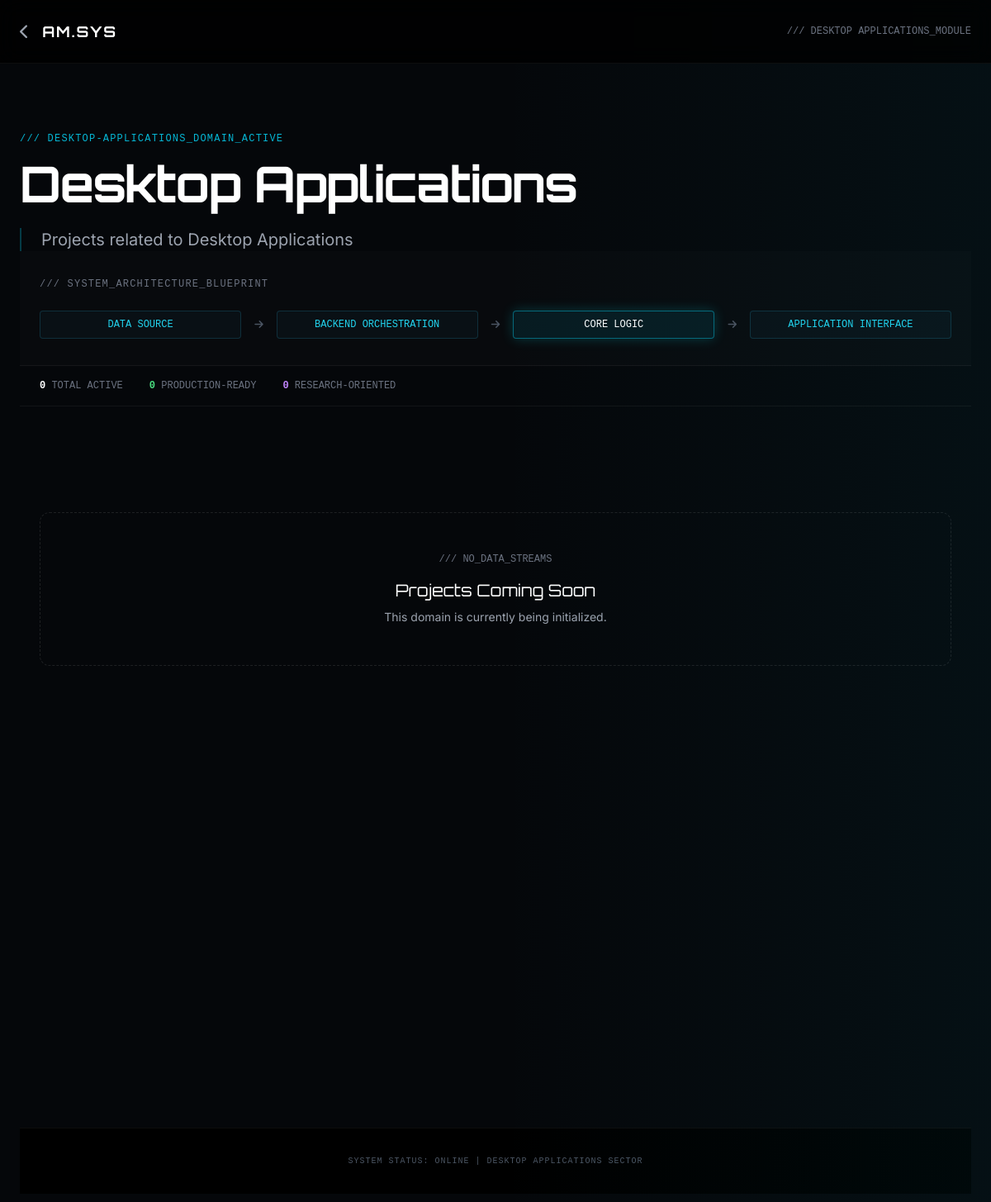
The app's page /projects/desktop-applications/ with its own data.
### projects/models.py (models this page shows, shortened)
class Category(models.Model):
    name = models.CharField(max_length=100)
    slug = models.SlugField(unique=True)
    description = models.TextField(blank=True, help_text="Short description (1 line)")
    scope_statement = models.TextField(blank=True, null=True, help_text="Scope statement (2-3 lines)")
    icon = models.ImageField(upload_to="category_icons/", blank=True, null=True)
    system_node = models.ForeignKey('core.SystemNode', on_delete=models.SET_NULL, blank=True, null=True, related_name="categories", help_text="Link to System Universe Node")
    order = models.IntegerField(default=0, help_text="Display order")
    is_active = models.BooleanField(default=True)
    updated_at = models.DateTimeField(auto_now=True)
    class Meta:
        verbose_name_plural = "Categories"
        ordering = ['order', 'name']

### projects/views.py (the view)
# urls.py: path('<slug:category_slug>/', views.category_projects, name='category_projects'),
def category_projects(request, category_slug):
    category = get_object_or_404(Category, slug=category_slug)
    projects = Project.objects.filter(category=category, is_active=True).order_by('?') # Random order for now or use specific ordering
    production_count = projects.filter(deployment_status='Production').count()
    research_count = projects.filter(complexity='Research').count()
    tech_filter = request.GET.get('tech')
    if tech_filter:
        projects = projects.filter(tech_stack__icontains=tech_filter)
    context = {
        "category": category,
        "projects": projects,
        "active_filter": tech_filter,
        "production_count": production_count,
        "research_count": research_count,
    }
    return render(request, "projects/category.html", context)

### templates/projects/category.html (shortened to what this page needs)
<!DOCTYPE html>
<html lang="en">
<head>
    <script src="https://cdn.tailwindcss.com"></script>
    <link rel="stylesheet" href="https://cdnjs.cloudflare.com/ajax/libs/font-awesome/6.4.0/css/all.min.css">
</head>
<body class="antialiased">
    <nav class="fixed top-0 w-full z-50 px-6 py-6 flex justify-between items-center bg-black/80 backdrop-blur-md border-b border-white/5">
        <div class="flex items-center gap-4">
            <a href="/" class="text-gray-400 hover:text-cyan-400 transition-colors">
                <i class="fas fa-chevron-left text-lg"></i>
            </a>
            <a href="/" class="font-scifi font-bold text-lg tracking-widest text-white hover:text-cyan-400 transition-colors">
                AM.SYS
            </a>
        </div>
        <div class="font-mono text-xs text-gray-500">
            /// {{ category.name|upper }}_MODULE
        </div>
    </nav>
    <section class="pt-40 pb-12 px-6 border-b border-white/5 relative overflow-hidden">
        <div class="absolute top-0 right-0 w-1/2 h-full bg-gradient-to-l from-cyan-500/5 to-transparent pointer-events-none"></div>
        <div class="max-w-7xl mx-auto">
            <div class="font-mono text-cyan-500 text-xs mb-4 tracking-widest uppercase animate-pulse">
                /// {{ category.slug }}_domain_active
            </div>
            <h1 class="font-scifi text-4xl md:text-6xl font-bold text-white mb-6 tracking-tight">
                {{ category.name }}
            </h1>
            <p class="font-inter text-gray-400 text-lg md:text-xl leading-relaxed max-w-2xl border-l-2 border-cyan-500/30 pl-6">
                {{ category.description }}
            </p>
    <section class="border-b border-white/5 bg-white/[0.01]">
        <div class="max-w-7xl mx-auto px-6 py-8">
            <h3 class="font-mono text-xs text-gray-500 uppercase mb-6 tracking-widest text-center md:text-left">/// SYSTEM_ARCHITECTURE_BLUEPRINT</h3>
            <div class="flex flex-col md:flex-row items-center justify-between gap-4 font-mono text-xs text-cyan-400">
                <div class="px-4 py-2 border border-cyan-900/50 rounded bg-cyan-900/10 w-full text-center">
                    DATA SOURCE
                </div>
                <i class="fas fa-arrow-right text-gray-600 rotate-90 md:rotate-0"></i>
                <div class="px-4 py-2 border border-cyan-900/50 rounded bg-cyan-900/10 w-full text-center">
                    BACKEND ORCHESTRATION
                </div>
                <i class="fas fa-arrow-right text-gray-600 rotate-90 md:rotate-0"></i>
                <div class="px-4 py-2 border border-cyan-500/50 rounded bg-cyan-500/10 text-white w-full text-center shadow-[0_0_15px_rgba(0,245,255,0.2)]">
                    {% if "AI" in category.name %}AI INFERENCE ENGINE{% elif "IoT" in category.name %}EDGE PROCESSING{% else %}CORE LOGIC{% endif %}
                </div>
                <i class="fas fa-arrow-right text-gray-600 rotate-90 md:rotate-0"></i>
                <div class="px-4 py-2 border border-cyan-900/50 rounded bg-cyan-900/10 w-full text-center">
                    APPLICATION INTERFACE
                </div>
            </div>
        </div>
    </section>
    <section class="border-b border-white/5">
        <div class="max-w-7xl mx-auto px-6 py-4 flex flex-wrap justify-center md:justify-start gap-4 md:gap-8 font-mono text-xs text-gray-500">
            <div>
                <span class="text-white font-bold">{{ projects.count }}</span> TOTAL ACTIVE
            </div>
            <div>
                <span class="text-green-400 font-bold">{{ production_count }}</span> PRODUCTION-READY
            </div>
            <div>
                <span class="text-purple-400 font-bold">{{ research_count }}</span> RESEARCH-ORIENTED
            </div>
        </div>
    </section>
    <section class="section-gap min-h-[60vh]">
        <div class="max-w-7xl mx-auto px-6">
            {% if projects %}
            <div class="grid grid-cols-1 md:grid-cols-2 lg:grid-cols-3 gap-6 md:gap-8">
                {% for project in projects %}
                <a href="/projects/{{ category.slug }}/{{ project.slug }}/" class="glass-card p-8 rounded-xl flex flex-col h-full group relative overflow-hidden border border-white/5 hover:border-cyan-500/30">
                    <div class="flex justify-between items-center mb-4">
                        <span class="font-mono text-[10px] text-cyan-500/70 tracking-widest uppercase">[ {{ category.name }} ]</span>
                        <span class="font-mono text-[9px] px-2 py-0.5 rounded border
                            {% if project.deployment_status == 'Production' %}border-green-500/30 text-green-400 bg-green-500/5
                            {% elif project.deployment_status == 'Prototype' %}border-yellow-500/30 text-yellow-400 bg-yellow-500/5
                            {% else %}border-purple-500/30 text-purple-400 bg-purple-500/5{% endif %}">
                            {{ project.deployment_status|upper }}
                        </span>
                    </div>
                    <h3 class="font-scifi text-xl font-bold text-white mb-2 group-hover:text-cyan-400 transition-colors">
                        {{ project.title }}
                    </h3>
                    <div class="mb-4">
                        <span class="font-inter text-[10px] font-bold text-gray-500 uppercase tracking-wide">
                            COMPLEXITY: <span class="text-gray-300">{{ project.complexity }}</span>
                        </span>
                    </div>
                    <p class="font-inter text-sm text-gray-400 leading-relaxed mb-6 border-t border-white/5 pt-4">
                        {{ project.short_description|truncatewords:20 }}
                    </p>
                    <div class="mt-auto mb-6">
                        <div class="font-mono text-[10px] text-gray-500 mb-2 uppercase">Layers Architected:</div>
                        <div class="flex flex-wrap gap-2 text-[10px] font-mono text-cyan-300">
                            {% for layer in project.system_layers %}
                            <span class="flex items-center gap-1"><span class="w-1 h-1 bg-cyan-500 rounded-full"></span>{{ layer }}</span>
                            {% empty %}
                            <span class="text-gray-600">Details Confidential</span>
                            {% endfor %}
                        </div>
                    </div>
                    <div class="flex justify-between items-center font-mono text-xs text-cyan-400 opacity-60 group-hover:opacity-100 transition-opacity">
                        <span>View System</span>
                        <i class="fas fa-arrow-right transform -translate-x-2 group-hover:translate-x-0 transition-transform"></i>
                    </div>
                    <div class="absolute top-0 right-0 w-8 h-8 border-t border-r border-cyan-500/20 rounded-tr-xl opacity-0 group-hover:opacity-100 transition-opacity"></div>
                </a>
                {% endfor %}
            </div>
            {% else %}
            <div class="border border-dashed border-white/10 rounded-xl p-12 text-center">
                <div class="font-mono text-xs text-gray-500 mb-4">/// NO_DATA_STREAMS</div>
                <h3 class="font-scifi text-xl text-white mb-2">Projects Coming Soon</h3>
                <p class="text-sm text-gray-400">This domain is currently being initialized.</p>
            </div>
            {% endif %}
        </div>
    </section>
    <footer class="border-t border-white/5 py-8 text-center bg-black">
        <div class="font-mono text-[10px] text-gray-600 uppercase tracking-widest">
            SYSTEM STATUS: ONLINE | {{ category.name }} SECTOR
        </div>
    </footer>
</body>
</html>

### templates/projects/category.html (style rules this page uses)
:root { --bg-deep: #05070A; --text-main: #E6F1FF; --cyan-core: #00F5FF; }
body { background-color: var(--bg-deep); color: var(--text-main); font-family: 'Inter', sans-serif; overflow-x: hidden; margin: 0; }
.font-scifi { font-family: 'Orbitron', sans-serif; }
.font-mono { font-family: 'JetBrains Mono', monospace; }
.section-gap { padding: 4rem 0; }
@media (min-width: 768px) { .section-gap { padding: 8rem 0; } }

### records on screen
Category: name "DESKTOP APPLICATIONS", slug "DESKTOP-APPLICATIONS", name "Desktop Applications", description "Projects related to Desktop Applications"

### other values on screen
{{ projects.count }} "0"
{{ production_count }} "0"
{{ research_count }} "0"
